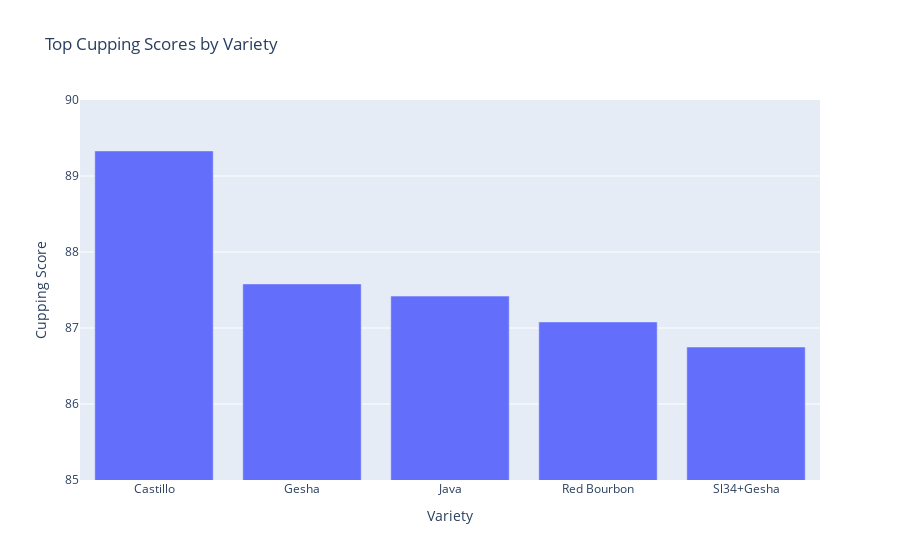
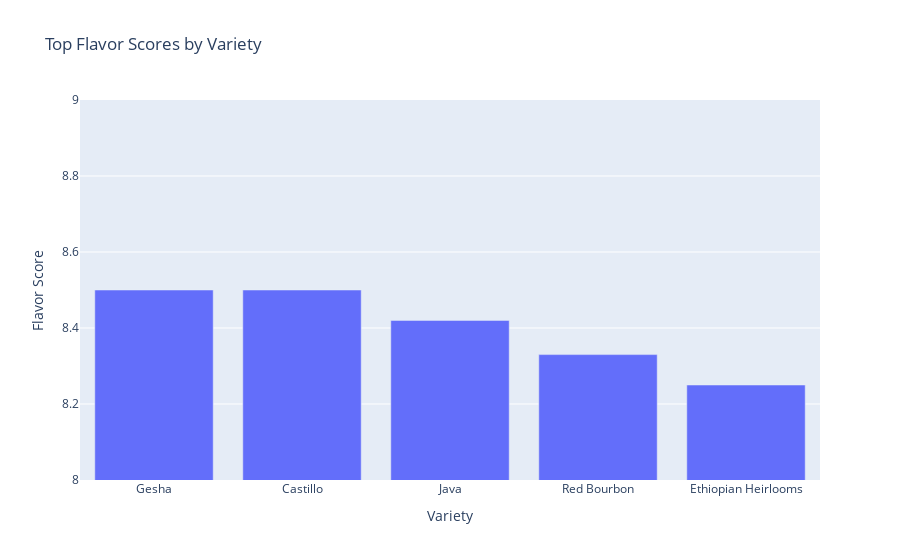
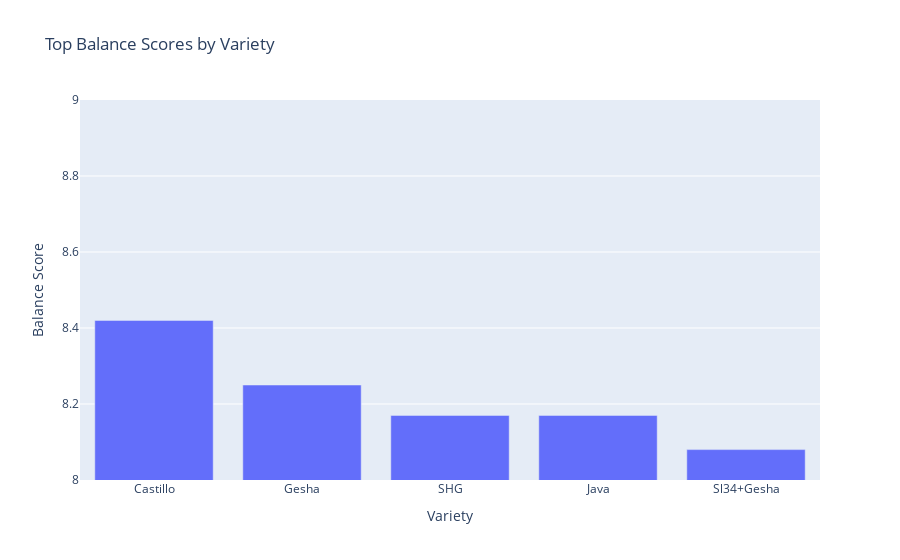
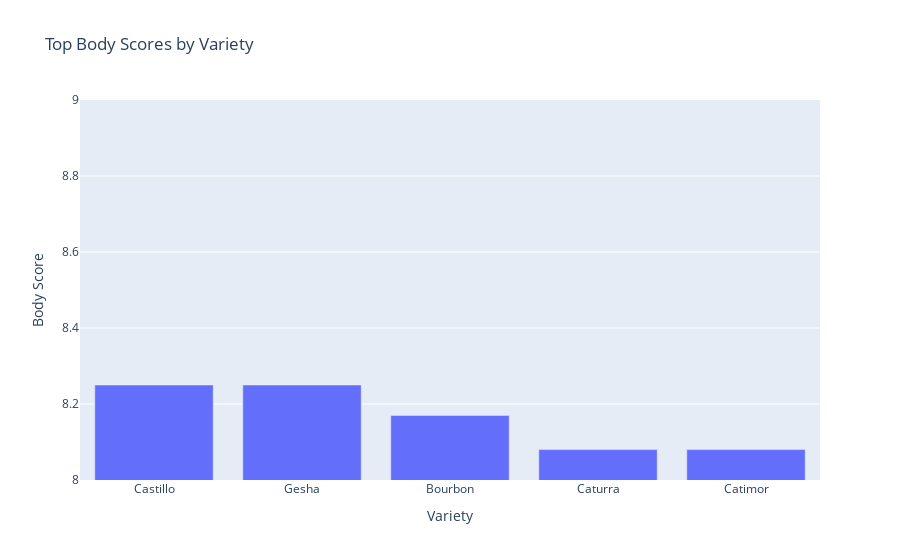

Here is the notebook cell these charts were saved with, in order:
### Code cell
import plotly.express as px

# Group the data by "Variety" and find the maximum scores for each category
top_cupping_scores = df.groupby('Variety')['Total Cup Points'].max().sort_values(ascending=False).head(5)
top_flavor_scores = df.groupby('Variety')['Flavor'].max().sort_values(ascending=False).head(5)
top_balance_scores = df.groupby('Variety')['Balance'].max().sort_values(ascending=False).head(5)
top_body_scores = df.groupby('Variety')['Body'].max().sort_values(ascending=False).head(5)

# Create bar plots using plotly.express
cupping_fig = px.bar(top_cupping_scores, x=top_cupping_scores.index, y=top_cupping_scores.values,
                     labels={'x': 'Variety', 'y': 'Cupping Score'},
                     title='Top Cupping Scores by Variety', range_y=[85, 90])

flavor_fig = px.bar(top_flavor_scores, x=top_flavor_scores.index, y=top_flavor_scores.values,
                    labels={'x': 'Variety', 'y': 'Flavor Score'},
                    title='Top Flavor Scores by Variety', range_y=[8, 9])

balance_fig = px.bar(top_balance_scores, x=top_balance_scores.index, y=top_balance_scores.values,
                     labels={'x': 'Variety', 'y': 'Balance Score'},
                     title='Top Balance Scores by Variety', range_y=[8, 9])

body_fig = px.bar(top_body_scores, x=top_body_scores.index, y=top_body_scores.values,
                  labels={'x': 'Variety', 'y': 'Body Score'},
                  title='Top Body Scores by Variety', range_y=[8, 9])


# Display the charts
cupping_fig.show()
flavor_fig.show()
balance_fig.show()
body_fig.show()

### Figure 1 — Plotly figure (JSON) as saved in the notebook; plotly's stock layout.template omitted (floating-point values rounded to 4 significant figures)
{"data": [{"alignmentgroup": "True", "hovertemplate": "Variety=%{x}<br>Cupping Score=%{y}<extra></extra>", "legendgroup": "", "marker": {"color": "#636efa", "pattern": {"shape": ""}}, "name": "", "offsetgroup": "", "orientation": "v", "showlegend": false, "textposition": "auto", "type": "bar", "x": ["Castillo", "Gesha", "Java", "Red Bourbon", "Sl34+Gesha"], "xaxis": "x", "y": [89.33, 87.58, 87.42, 87.08, 86.75], "yaxis": "y"}], "layout": {"barmode": "relative", "legend": {"tracegroupgap": 0}, "title": {"text": "Top Cupping Scores by Variety"}, "xaxis": {"anchor": "y", "domain": [0, 1], "title": {"text": "Variety"}}, "yaxis": {"anchor": "x", "domain": [0, 1], "range": [85, 90], "title": {"text": "Cupping Score"}}}}

### Figure 2 — Plotly figure (JSON) as saved in the notebook; plotly's stock layout.template omitted (floating-point values rounded to 4 significant figures)
{"data": [{"alignmentgroup": "True", "hovertemplate": "Variety=%{x}<br>Flavor Score=%{y}<extra></extra>", "legendgroup": "", "marker": {"color": "#636efa", "pattern": {"shape": ""}}, "name": "", "offsetgroup": "", "orientation": "v", "showlegend": false, "textposition": "auto", "type": "bar", "x": ["Gesha", "Castillo", "Java", "Red Bourbon", "Ethiopian Heirlooms"], "xaxis": "x", "y": [8.5, 8.5, 8.42, 8.33, 8.25], "yaxis": "y"}], "layout": {"barmode": "relative", "legend": {"tracegroupgap": 0}, "title": {"text": "Top Flavor Scores by Variety"}, "xaxis": {"anchor": "y", "domain": [0, 1], "title": {"text": "Variety"}}, "yaxis": {"anchor": "x", "domain": [0, 1], "range": [8, 9], "title": {"text": "Flavor Score"}}}}

### Figure 3 — Plotly figure (JSON) as saved in the notebook; plotly's stock layout.template omitted (floating-point values rounded to 4 significant figures)
{"data": [{"alignmentgroup": "True", "hovertemplate": "Variety=%{x}<br>Balance Score=%{y}<extra></extra>", "legendgroup": "", "marker": {"color": "#636efa", "pattern": {"shape": ""}}, "name": "", "offsetgroup": "", "orientation": "v", "showlegend": false, "textposition": "auto", "type": "bar", "x": ["Castillo", "Gesha", "SHG", "Java", "Sl34+Gesha"], "xaxis": "x", "y": [8.42, 8.25, 8.17, 8.17, 8.08], "yaxis": "y"}], "layout": {"barmode": "relative", "legend": {"tracegroupgap": 0}, "title": {"text": "Top Balance Scores by Variety"}, "xaxis": {"anchor": "y", "domain": [0, 1], "title": {"text": "Variety"}}, "yaxis": {"anchor": "x", "domain": [0, 1], "range": [8, 9], "title": {"text": "Balance Score"}}}}

### Figure 4 — Plotly figure (JSON) as saved in the notebook; plotly's stock layout.template omitted (floating-point values rounded to 4 significant figures)
{"data": [{"alignmentgroup": "True", "hovertemplate": "Variety=%{x}<br>Body Score=%{y}<extra></extra>", "legendgroup": "", "marker": {"color": "#636efa", "pattern": {"shape": ""}}, "name": "", "offsetgroup": "", "orientation": "v", "showlegend": false, "textposition": "auto", "type": "bar", "x": ["Castillo", "Gesha", "Bourbon", "Caturra", "Catimor"], "xaxis": "x", "y": [8.25, 8.25, 8.17, 8.08, 8.08], "yaxis": "y"}], "layout": {"barmode": "relative", "legend": {"tracegroupgap": 0}, "title": {"text": "Top Body Scores by Variety"}, "xaxis": {"anchor": "y", "domain": [0, 1], "title": {"text": "Variety"}}, "yaxis": {"anchor": "x", "domain": [0, 1], "range": [8, 9], "title": {"text": "Body Score"}}}}
